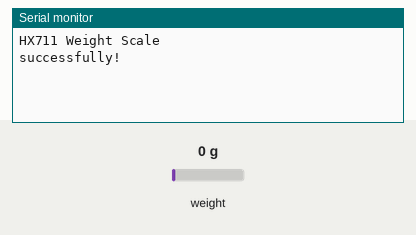
Simulated run of this sketch. Board: ESP8266 (NodeMCU). On the bench: the last lines printed to the serial monitor. The test bench sets the inputs (shaded band); at power-on: weight on the scale 0 g. WiFi joins after 1.5 s; servers stay silent unless stated.

Above: at 4.0 s.
4.1 s: weight on the scale set to 100 g
At 5.6 s:
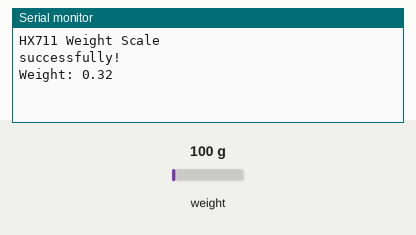
7.3 s: weight on the scale set to 1250 g
At 8.2 s:
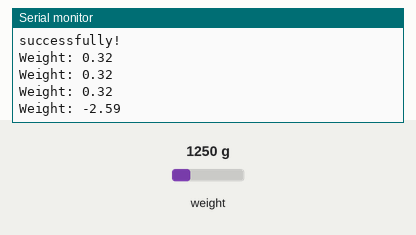

The sketch:

All_sensor.ino
```cpp
#define BLYNK_TEMPLATE_ID "***********"
#define BLYNK_TEMPLATE_NAME "IoT Enabled Patient Health Status System"
#define BLYNK_AUTH_TOKEN "Zn6HbKM5yE1jV9gySmtBwAB"

#define DT_PIN D2
#define SCK_PIN D1
#define TRIG_PIN D8
#define ECHO_PIN D7
#define MAX_SENSOR_DISTANCE_CM 400 // Max sensor range in cm (≈13 feet)
#define BLYNK_PRINT Serial

#include <HX711.h>
#include <NewPing.h>
#include <ESP8266TimerInterrupt.h>
#include <PulseSensorPlayground.h>
#include <ESP8266WiFi.h>
#include <BlynkSimpleEsp8266.h>
#include <SoftwareSerial.h>

const char* ssid ="***********";
const char* password ="*******";

const int PulseWire = A0;
int Threshold = 550;

const float SENSOR_HEIGHT_FT = 8.0; // Height of sensor above ground in feet (adjust as needed)
const float CM_TO_FEET = 0.0328084; // 1 cm = 0.0328084 feet

PulseSensorPlayground pulseSensor;
BlynkTimer timer;
NewPing sonar(TRIG_PIN, ECHO_PIN, MAX_SENSOR_DISTANCE_CM);
HX711 scale;

void sendSensorData() {
  // int myBPM = pulseSensor.getBeatsPerMinute();
  // if (pulseSensor.sawStartOfBeat()) {
  //   Serial.print("BPM: ");
  //   Serial.println(myBPM);
  //   Blynk.virtualWrite(V0, myBPM);
  // }
  float weight = scale.get_units(10); // Average of 2 readings
  Serial.print("Weight: ");
  float val = map(weight, 0, 645975, 0, 5000);
  float cal = val / 1000;
  Serial.println(cal, 2); // 2 decimal places
  Blynk.virtualWrite(V2, cal);
  // float distanceCm = sonar.ping_cm();
  // float distanceFt = distanceCm * CM_TO_FEET;
  // float personHeightFt = SENSOR_HEIGHT_FT - distanceFt;
  // if (personHeightFt < 0) personHeightFt = 0;
  // Serial.print("Person's height: ");
  // Serial.println(personHeightFt);
  // Blynk.virtualWrite(V1, personHeightFt);
}

void setup() {
  Serial.begin(115200);
  Blynk.begin(BLYNK_AUTH_TOKEN, ssid, password);
  Serial.println("HX711 Weight Scale");
  scale.begin(DT_PIN, SCK_PIN);
  scale.set_scale();
  scale.tare(); // Zero the scale (remove any offset)
  pulseSensor.analogInput(PulseWire);
  pulseSensor.setThreshold(Threshold);
  if (pulseSensor.begin()) {
    Serial.println("successfully!");
  }
  timer.setInterval(1000L, sendSensorData);  // Schedule sensor data send every 1000 ms (1 sec)
}

void loop() {
  Blynk.run();
  timer.run();  // Run BlynkTimer events
}
```

Measured:
- after the input at 4.1 s, the serial monitor: prints a new line after 0.71 s (image 1)
- after the input at 7.3 s, the serial monitor: prints a new line after 0.51 s (image 2)
